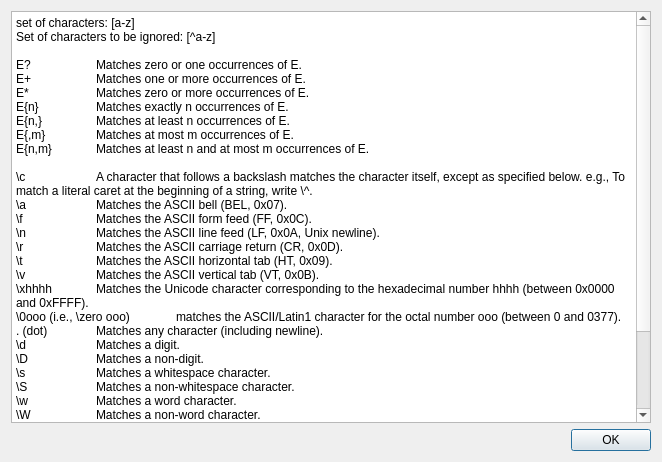
<?xml version="1.0" encoding="UTF-8"?>
<ui version="4.0">
 <comment>
  * Released as open source by NCC Group Plc - http://www.nccgroup.com/
  *
  * Developed by Gabriel Caudrelier, gabriel dot caudrelier at nccgroup dot com
  *
  * https://github.com/nccgroup/pip3line
  *
  * Released under AGPL see LICENSE for more information
</comment>
 <class>RegExpHelpDialog</class>
 <widget class="QDialog" name="RegExpHelpDialog">
  <property name="geometry">
   <rect>
    <x>0</x>
    <y>0</y>
    <width>662</width>
    <height>462</height>
   </rect>
  </property>
  <property name="sizePolicy">
   <sizepolicy hsizetype="Fixed" vsizetype="Fixed">
    <horstretch>0</horstretch>
    <verstretch>0</verstretch>
   </sizepolicy>
  </property>
  <property name="windowTitle">
   <string>Some help with regular expressions</string>
  </property>
  <layout class="QVBoxLayout" name="verticalLayout">
   <item>
    <widget class="QPlainTextEdit" name="plainTextEdit">
     <property name="undoRedoEnabled">
      <bool>false</bool>
     </property>
     <property name="readOnly">
      <bool>true</bool>
     </property>
     <property name="plainText">
      <string>set of characters: [a-z]
Set of characters to be ignored: [^a-z]

E?	Matches zero or one occurrences of E. 
E+	Matches one or more occurrences of E. 
E*	Matches zero or more occurrences of E. 
E{n}	Matches exactly n occurrences of E.
E{n,}	Matches at least n occurrences of E.
E{,m}	Matches at most m occurrences of E.
E{n,m}	Matches at least n and at most m occurrences of E.

\c	A character that follows a backslash matches the character itself, except as specified below. e.g., To match a literal caret at the beginning of a string, write \^.
\a	Matches the ASCII bell (BEL, 0x07).
\f	Matches the ASCII form feed (FF, 0x0C).
\n	Matches the ASCII line feed (LF, 0x0A, Unix newline).
\r	Matches the ASCII carriage return (CR, 0x0D).
\t	Matches the ASCII horizontal tab (HT, 0x09).
\v	Matches the ASCII vertical tab (VT, 0x0B).
\xhhhh	Matches the Unicode character corresponding to the hexadecimal number hhhh (between 0x0000 and 0xFFFF).
\0ooo (i.e., \zero ooo)	matches the ASCII/Latin1 character for the octal number ooo (between 0 and 0377).
. (dot)	Matches any character (including newline).
\d	Matches a digit.
\D	Matches a non-digit.
\s	Matches a whitespace character.
\S	Matches a non-whitespace character.
\w	Matches a word character.
\W	Matches a non-word character.
\n	The n-th backreference, e.g. \1, \2, etc.

^	The caret signifies the beginning of the string.
$	The dollar signifies the end of the string.
\b	A word boundary.
\B	A non-word boundary.</string>
     </property>
    </widget>
   </item>
   <item>
    <widget class="QDialogButtonBox" name="buttonBox">
     <property name="orientation">
      <enum>Qt::Horizontal</enum>
     </property>
     <property name="standardButtons">
      <set>QDialogButtonBox::Ok</set>
     </property>
    </widget>
   </item>
  </layout>
 </widget>
 <resources/>
 <connections>
  <connection>
   <sender>buttonBox</sender>
   <signal>accepted()</signal>
   <receiver>RegExpHelpDialog</receiver>
   <slot>accept()</slot>
   <hints>
    <hint type="sourcelabel">
     <x>248</x>
     <y>254</y>
    </hint>
    <hint type="destinationlabel">
     <x>157</x>
     <y>274</y>
    </hint>
   </hints>
  </connection>
  <connection>
   <sender>buttonBox</sender>
   <signal>rejected()</signal>
   <receiver>RegExpHelpDialog</receiver>
   <slot>reject()</slot>
   <hints>
    <hint type="sourcelabel">
     <x>316</x>
     <y>260</y>
    </hint>
    <hint type="destinationlabel">
     <x>286</x>
     <y>274</y>
    </hint>
   </hints>
  </connection>
 </connections>
</ui>
